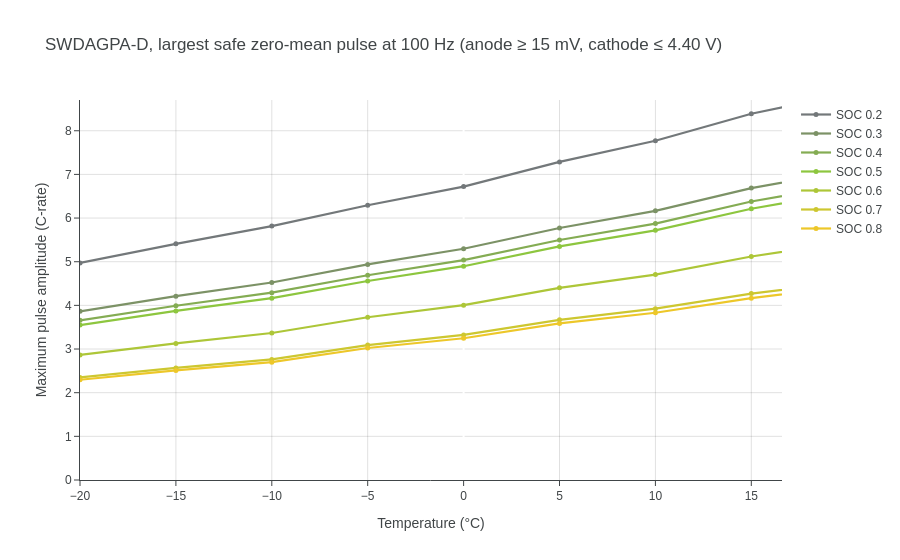

Notebook code for this chart:
### Code cell
max_c_rate = lut.to_dataframe("c_rate_max")  # rows: SOC, columns: temperature
shown = max_c_rate.loc[:, max_c_rate.columns <= lutPlotTMax_degC]

fig = go.Figure()
n_soc = len(max_c_rate.index)
for i, soc_bp in enumerate(max_c_rate.index):
    colour = soc_colour(
        i / max(n_soc - 1, 1), (115, 120, 122), (141, 198, 63), (237, 199, 41)
    )
    fig.add_trace(
        go.Scatter(
            x=max_c_rate.columns,
            y=max_c_rate.loc[soc_bp],
            mode="lines+markers",
            line=dict(color=colour, width=2.2),
            marker=dict(size=5, color=colour),
            name="SOC {:.1f}".format(soc_bp),
        )
    )

t_min = min(max_c_rate.columns)
fig.update_xaxes(
    range=[t_min, lutPlotTMax_degC + 0.22 * (lutPlotTMax_degC - t_min)],
    title_text="Temperature (°C)",
)
fig.update_yaxes(
    range=[0, 1.12 * shown.to_numpy().max()],
    title_text="Maximum pulse amplitude (C-rate)",
)
fig.update_layout(
    title="{}, largest safe zero-mean pulse at {:g} Hz (anode ≥ {:g} mV, cathode ≤ {:.2f} V)".format(
        cell_name, freq_Hz, 1e3 * vAnodeMin_V, vCathodeMax_V
    ),
    width=900,
    height=560,
    legend_title="",
)
style_axes(fig)
fig.show()

### Figure 1 — Plotly figure (JSON) as saved in the notebook; plotly's stock layout.template omitted (floating-point values rounded to 4 significant figures)
{"data": [{"line": {"color": "rgb(115, 120, 122)", "width": 2.2}, "marker": {"color": "rgb(115, 120, 122)", "size": 5}, "mode": "lines+markers", "name": "SOC 0.2", "type": "scatter", "x": [-20.0, -15.0, -10.0, -5.0, 0.0, 5.0, 10.0, 15.0, 20.0, 25.0, 30.0, 35.0, 40.0], "y": [4.972, 5.409, 5.817, 6.293, 6.72, 7.286, 7.772, 8.39, 8.847, 9.43, 9.96, 10.0, 10.0]}, {"line": {"color": "rgb(124, 146, 102)", "width": 2.2}, "marker": {"color": "rgb(124, 146, 102)", "size": 5}, "mode": "lines+markers", "name": "SOC 0.3", "type": "scatter", "x": [-20.0, -15.0, -10.0, -5.0, 0.0, 5.0, 10.0, 15.0, 20.0, 25.0, 30.0, 35.0, 40.0], "y": [3.863, 4.211, 4.524, 4.937, 5.297, 5.772, 6.165, 6.687, 7.077, 7.534, 7.954, 8.463, 8.936]}, {"line": {"color": "rgb(132, 172, 83)", "width": 2.2}, "marker": {"color": "rgb(132, 172, 83)", "size": 5}, "mode": "lines+markers", "name": "SOC 0.4", "type": "scatter", "x": [-20.0, -15.0, -10.0, -5.0, 0.0, 5.0, 10.0, 15.0, 20.0, 25.0, 30.0, 35.0, 40.0], "y": [3.658, 3.991, 4.291, 4.69, 5.037, 5.498, 5.874, 6.38, 6.765, 7.195, 7.594, 8.083, 8.539]}, {"line": {"color": "rgb(141, 198, 63)", "width": 2.2}, "marker": {"color": "rgb(141, 198, 63)", "size": 5}, "mode": "lines+markers", "name": "SOC 0.5", "type": "scatter", "x": [-20.0, -15.0, -10.0, -5.0, 0.0, 5.0, 10.0, 15.0, 20.0, 25.0, 30.0, 35.0, 40.0], "y": [3.548, 3.873, 4.166, 4.558, 4.897, 5.35, 5.718, 6.213, 6.595, 7.011, 7.4, 7.877, 8.322]}, {"line": {"color": "rgb(173, 198, 56)", "width": 2.2}, "marker": {"color": "rgb(173, 198, 56)", "size": 5}, "mode": "lines+markers", "name": "SOC 0.6", "type": "scatter", "x": [-20.0, -15.0, -10.0, -5.0, 0.0, 5.0, 10.0, 15.0, 20.0, 25.0, 30.0, 35.0, 40.0], "y": [2.864, 3.128, 3.367, 3.727, 4.005, 4.402, 4.706, 5.12, 5.447, 5.77, 6.088, 6.498, 6.874]}, {"line": {"color": "rgb(205, 199, 48)", "width": 2.2}, "marker": {"color": "rgb(205, 199, 48)", "size": 5}, "mode": "lines+markers", "name": "SOC 0.7", "type": "scatter", "x": [-20.0, -15.0, -10.0, -5.0, 0.0, 5.0, 10.0, 15.0, 20.0, 25.0, 30.0, 35.0, 40.0], "y": [2.349, 2.567, 2.762, 3.091, 3.322, 3.67, 3.924, 4.269, 4.542, 4.813, 5.071, 5.396, 5.695]}, {"line": {"color": "rgb(237, 199, 41)", "width": 2.2}, "marker": {"color": "rgb(237, 199, 41)", "size": 5}, "mode": "lines+markers", "name": "SOC 0.8", "type": "scatter", "x": [-20.0, -15.0, -10.0, -5.0, 0.0, 5.0, 10.0, 15.0, 20.0, 25.0, 30.0, 35.0, 40.0], "y": [2.296, 2.509, 2.7, 3.024, 3.247, 3.586, 3.831, 4.166, 4.428, 4.69, 4.938, 5.256, 5.547]}], "layout": {"font": {"color": "rgb(64, 69, 71)", "family": "Arial", "size": 12}, "height": 560, "legend": {"title": {"text": ""}}, "paper_bgcolor": "white", "plot_bgcolor": "white", "title": {"text": "SWDAGPA-D, largest safe zero-mean pulse at 100 Hz (anode ≥ 15 mV, cathode ≤ 4.40 V)"}, "width": 900, "xaxis": {"color": "rgb(64, 69, 71)", "gridcolor": "rgba(0,0,0,0.12)", "linecolor": "rgb(64, 69, 71)", "range": [-20, 16.6], "showgrid": true, "ticks": "outside", "title": {"text": "Temperature (°C)"}}, "yaxis": {"color": "rgb(64, 69, 71)", "gridcolor": "rgba(0,0,0,0.12)", "linecolor": "rgb(64, 69, 71)", "range": [0, 8.704], "showgrid": true, "ticks": "outside", "title": {"text": "Maximum pulse amplitude (C-rate)"}}}}
